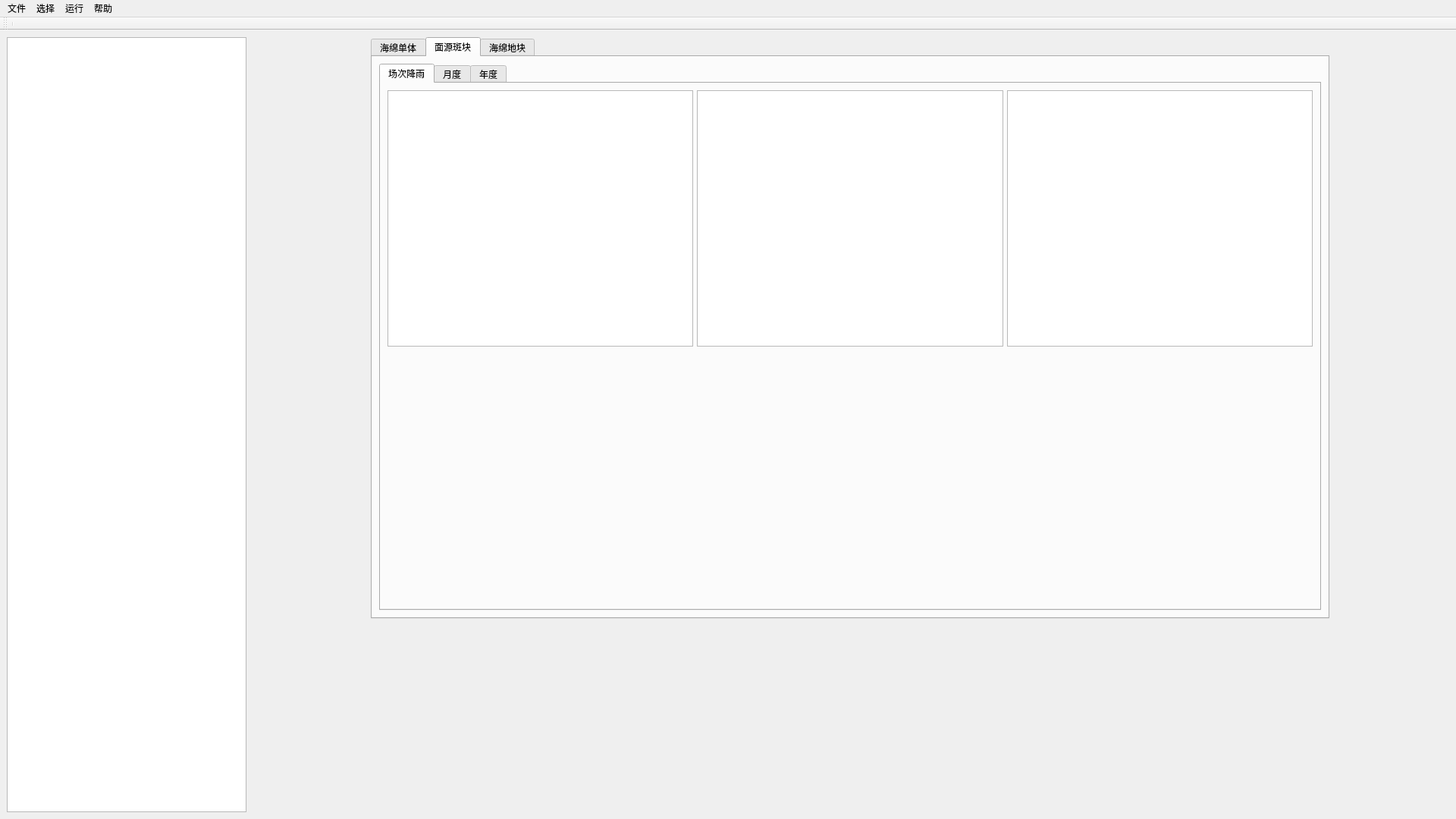
<?xml version="1.0" encoding="UTF-8"?>
<ui version="4.0">
 <class>MainWindow</class>
 <widget class="QMainWindow" name="MainWindow">
  <property name="geometry">
   <rect>
    <x>0</x>
    <y>0</y>
    <width>1920</width>
    <height>1080</height>
   </rect>
  </property>
  <property name="sizePolicy">
   <sizepolicy hsizetype="Preferred" vsizetype="Preferred">
    <horstretch>0</horstretch>
    <verstretch>0</verstretch>
   </sizepolicy>
  </property>
  <property name="windowTitle">
   <string>Sponge City</string>
  </property>
  <widget class="QWidget" name="centralwidget">
   <property name="sizePolicy">
    <sizepolicy hsizetype="MinimumExpanding" vsizetype="Minimum">
     <horstretch>0</horstretch>
     <verstretch>0</verstretch>
    </sizepolicy>
   </property>
   <property name="minimumSize">
    <size>
     <width>994</width>
     <height>0</height>
    </size>
   </property>
   <layout class="QHBoxLayout" name="horizontalLayout_3">
    <item>
     <layout class="QHBoxLayout" name="horizontalLayout_2" stretch="2,1,8,1">
      <item>
       <widget class="QListView" name="listView"/>
      </item>
      <item>
       <spacer name="horizontalSpacer">
        <property name="orientation">
         <enum>Qt::Horizontal</enum>
        </property>
        <property name="sizeHint" stdset="0">
         <size>
          <width>40</width>
          <height>20</height>
         </size>
        </property>
       </spacer>
      </item>
      <item>
       <layout class="QVBoxLayout" name="verticalLayout_2" stretch="6,2">
        <item>
         <widget class="QTabWidget" name="tabWidget_single_sponge_res">
          <property name="currentIndex">
           <number>1</number>
          </property>
          <widget class="QWidget" name="tab_single_block">
           <attribute name="title">
            <string>海绵单体</string>
           </attribute>
           <layout class="QHBoxLayout" name="horizontalLayout_10">
            <item>
             <widget class="QGraphicsView" name="green_roof_sim_curve">
              <property name="sizePolicy">
               <sizepolicy hsizetype="Preferred" vsizetype="Minimum">
                <horstretch>0</horstretch>
                <verstretch>0</verstretch>
               </sizepolicy>
              </property>
             </widget>
            </item>
           </layout>
          </widget>
          <widget class="QWidget" name="tab_block">
           <attribute name="title">
            <string>面源斑块</string>
           </attribute>
           <layout class="QVBoxLayout" name="verticalLayout">
            <item>
             <widget class="QTabWidget" name="tabWidget_block_res">
              <property name="currentIndex">
               <number>0</number>
              </property>
              <widget class="QWidget" name="tab_block_rainfall">
               <attribute name="title">
                <string>场次降雨</string>
               </attribute>
               <layout class="QVBoxLayout" name="verticalLayout_4" stretch="1,1">
                <item>
                 <layout class="QHBoxLayout" name="horizontalLayout" stretch="1,1,1">
                  <property name="spacing">
                   <number>5</number>
                  </property>
                  <property name="sizeConstraint">
                   <enum>QLayout::SetMinAndMaxSize</enum>
                  </property>
                  <item>
                   <widget class="QGraphicsView" name="block_rainfall_sim_res_rainfall">
                    <property name="sizePolicy">
                     <sizepolicy hsizetype="Expanding" vsizetype="Expanding">
                      <horstretch>0</horstretch>
                      <verstretch>0</verstretch>
                     </sizepolicy>
                    </property>
                    <property name="backgroundBrush">
                     <brush brushstyle="NoBrush">
                      <color alpha="255">
                       <red>255</red>
                       <green>255</green>
                       <blue>255</blue>
                      </color>
                     </brush>
                    </property>
                    <property name="foregroundBrush">
                     <brush brushstyle="NoBrush">
                      <color alpha="255">
                       <red>255</red>
                       <green>255</green>
                       <blue>255</blue>
                      </color>
                     </brush>
                    </property>
                   </widget>
                  </item>
                  <item>
                   <widget class="QGraphicsView" name="block_rainfall_sim_res_runoff">
                    <property name="sizePolicy">
                     <sizepolicy hsizetype="Expanding" vsizetype="Expanding">
                      <horstretch>0</horstretch>
                      <verstretch>0</verstretch>
                     </sizepolicy>
                    </property>
                    <property name="backgroundBrush">
                     <brush brushstyle="NoBrush">
                      <color alpha="255">
                       <red>255</red>
                       <green>255</green>
                       <blue>255</blue>
                      </color>
                     </brush>
                    </property>
                    <property name="foregroundBrush">
                     <brush brushstyle="NoBrush">
                      <color alpha="255">
                       <red>255</red>
                       <green>255</green>
                       <blue>255</blue>
                      </color>
                     </brush>
                    </property>
                   </widget>
                  </item>
                  <item>
                   <widget class="QGraphicsView" name="block_rainfall_sim_res_pollution">
                    <property name="backgroundBrush">
                     <brush brushstyle="NoBrush">
                      <color alpha="255">
                       <red>255</red>
                       <green>255</green>
                       <blue>255</blue>
                      </color>
                     </brush>
                    </property>
                    <property name="foregroundBrush">
                     <brush brushstyle="NoBrush">
                      <color alpha="255">
                       <red>255</red>
                       <green>255</green>
                       <blue>255</blue>
                      </color>
                     </brush>
                    </property>
                   </widget>
                  </item>
                 </layout>
                </item>
                <item>
                 <spacer name="verticalSpacer_2">
                  <property name="orientation">
                   <enum>Qt::Vertical</enum>
                  </property>
                  <property name="sizeHint" stdset="0">
                   <size>
                    <width>20</width>
                    <height>40</height>
                   </size>
                  </property>
                 </spacer>
                </item>
               </layout>
              </widget>
              <widget class="QWidget" name="tab_block_month">
               <attribute name="title">
                <string>月度</string>
               </attribute>
              </widget>
              <widget class="QWidget" name="tab_block_year">
               <attribute name="title">
                <string>年度</string>
               </attribute>
              </widget>
             </widget>
            </item>
           </layout>
          </widget>
          <widget class="QWidget" name="tab_sponge_block">
           <attribute name="title">
            <string>海绵地块</string>
           </attribute>
           <layout class="QHBoxLayout" name="horizontalLayout_9">
            <item>
             <widget class="QTabWidget" name="tabWidget_sponge_block_res">
              <property name="currentIndex">
               <number>0</number>
              </property>
              <widget class="QWidget" name="tab_sponge_block_rainfall">
               <attribute name="title">
                <string>场次降雨</string>
               </attribute>
               <layout class="QHBoxLayout" name="horizontalLayout_7">
                <item>
                 <widget class="QScrollArea" name="scrollArea">
                  <property name="verticalScrollBarPolicy">
                   <enum>Qt::ScrollBarAlwaysOn</enum>
                  </property>
                  <property name="horizontalScrollBarPolicy">
                   <enum>Qt::ScrollBarAlwaysOff</enum>
                  </property>
                  <property name="widgetResizable">
                   <bool>false</bool>
                  </property>
                  <widget class="QWidget" name="scrollAreaWidgetContents">
                   <property name="geometry">
                    <rect>
                     <x>0</x>
                     <y>0</y>
                     <width>1180</width>
                     <height>1300</height>
                    </rect>
                   </property>
                   <layout class="QHBoxLayout" name="horizontalLayout_8">
                    <property name="sizeConstraint">
                     <enum>QLayout::SetNoConstraint</enum>
                    </property>
                    <item>
                     <layout class="QVBoxLayout" name="verticalLayout_3">
                      <property name="sizeConstraint">
                       <enum>QLayout::SetNoConstraint</enum>
                      </property>
                      <item>
                       <layout class="QHBoxLayout" name="horizontalLayout_4">
                        <property name="sizeConstraint">
                         <enum>QLayout::SetNoConstraint</enum>
                        </property>
                        <item>
                         <widget class="QGraphicsView" name="sponge_block_rainfallrunoff_sim_res_rainfall">
                          <property name="sizePolicy">
                           <sizepolicy hsizetype="Expanding" vsizetype="Expanding">
                            <horstretch>0</horstretch>
                            <verstretch>0</verstretch>
                           </sizepolicy>
                          </property>
                          <property name="backgroundBrush">
                           <brush brushstyle="NoBrush">
                            <color alpha="255">
                             <red>255</red>
                             <green>255</green>
                             <blue>255</blue>
                            </color>
                           </brush>
                          </property>
                          <property name="foregroundBrush">
                           <brush brushstyle="NoBrush">
                            <color alpha="255">
                             <red>255</red>
                             <green>255</green>
                             <blue>255</blue>
                            </color>
                           </brush>
                          </property>
                         </widget>
                        </item>
                        <item>
                         <widget class="QGraphicsView" name="sponge_block_pollution_sim_res_rainfall_SS">
                          <property name="sizePolicy">
                           <sizepolicy hsizetype="Expanding" vsizetype="Expanding">
                            <horstretch>0</horstretch>
                            <verstretch>0</verstretch>
                           </sizepolicy>
                          </property>
                          <property name="backgroundBrush">
                           <brush brushstyle="NoBrush">
                            <color alpha="255">
                             <red>255</red>
                             <green>255</green>
                             <blue>255</blue>
                            </color>
                           </brush>
                          </property>
                          <property name="foregroundBrush">
                           <brush brushstyle="NoBrush">
                            <color alpha="255">
                             <red>255</red>
                             <green>255</green>
                             <blue>255</blue>
                            </color>
                           </brush>
                          </property>
                         </widget>
                        </item>
                       </layout>
                      </item>
                      <item>
                       <layout class="QHBoxLayout" name="horizontalLayout_5">
                        <property name="sizeConstraint">
                         <enum>QLayout::SetNoConstraint</enum>
                        </property>
                        <item>
                         <widget class="QGraphicsView" name="sponge_block_pollution_sim_res_rainfall_COD">
                          <property name="sizePolicy">
                           <sizepolicy hsizetype="Expanding" vsizetype="Expanding">
                            <horstretch>0</horstretch>
                            <verstretch>0</verstretch>
                           </sizepolicy>
                          </property>
                          <property name="backgroundBrush">
                           <brush brushstyle="NoBrush">
                            <color alpha="255">
                             <red>255</red>
                             <green>255</green>
                             <blue>255</blue>
                            </color>
                           </brush>
                          </property>
                          <property name="foregroundBrush">
                           <brush brushstyle="NoBrush">
                            <color alpha="255">
                             <red>255</red>
                             <green>255</green>
                             <blue>255</blue>
                            </color>
                           </brush>
                          </property>
                         </widget>
                        </item>
                        <item>
                         <widget class="QGraphicsView" name="sponge_block_pollution_sim_res_rainfall_TP">
                          <property name="sizePolicy">
                           <sizepolicy hsizetype="Expanding" vsizetype="Expanding">
                            <horstretch>0</horstretch>
                            <verstretch>0</verstretch>
                           </sizepolicy>
                          </property>
                          <property name="backgroundBrush">
                           <brush brushstyle="NoBrush">
                            <color alpha="255">
                             <red>255</red>
                             <green>255</green>
                             <blue>255</blue>
                            </color>
                           </brush>
                          </property>
                          <property name="foregroundBrush">
                           <brush brushstyle="NoBrush">
                            <color alpha="255">
                             <red>255</red>
                             <green>255</green>
                             <blue>255</blue>
                            </color>
                           </brush>
                          </property>
                         </widget>
                        </item>
                       </layout>
                      </item>
                      <item>
                       <layout class="QHBoxLayout" name="horizontalLayout_6">
                        <property name="sizeConstraint">
                         <enum>QLayout::SetNoConstraint</enum>
                        </property>
                        <item>
                         <widget class="QGraphicsView" name="sponge_block_pollution_sim_res_rainfall_TN">
                          <property name="sizePolicy">
                           <sizepolicy hsizetype="Expanding" vsizetype="Expanding">
                            <horstretch>0</horstretch>
                            <verstretch>0</verstretch>
                           </sizepolicy>
                          </property>
                          <property name="backgroundBrush">
                           <brush brushstyle="NoBrush">
                            <color alpha="255">
                             <red>255</red>
                             <green>255</green>
                             <blue>255</blue>
                            </color>
                           </brush>
                          </property>
                          <property name="foregroundBrush">
                           <brush brushstyle="NoBrush">
                            <color alpha="255">
                             <red>255</red>
                             <green>255</green>
                             <blue>255</blue>
                            </color>
                           </brush>
                          </property>
                         </widget>
                        </item>
                        <item>
                         <widget class="QGraphicsView" name="sponge_block_pollution_sim_res_rainfall_NH3N">
                          <property name="sizePolicy">
                           <sizepolicy hsizetype="Expanding" vsizetype="Expanding">
                            <horstretch>0</horstretch>
                            <verstretch>0</verstretch>
                           </sizepolicy>
                          </property>
                          <property name="backgroundBrush">
                           <brush brushstyle="NoBrush">
                            <color alpha="255">
                             <red>255</red>
                             <green>255</green>
                             <blue>255</blue>
                            </color>
                           </brush>
                          </property>
                          <property name="foregroundBrush">
                           <brush brushstyle="NoBrush">
                            <color alpha="255">
                             <red>255</red>
                             <green>255</green>
                             <blue>255</blue>
                            </color>
                           </brush>
                          </property>
                         </widget>
                        </item>
                       </layout>
                      </item>
                     </layout>
                    </item>
                   </layout>
                  </widget>
                 </widget>
                </item>
               </layout>
              </widget>
              <widget class="QWidget" name="tab_sponge_block_month">
               <attribute name="title">
                <string>月度</string>
               </attribute>
              </widget>
              <widget class="QWidget" name="tab_sponge_block_year">
               <attribute name="title">
                <string>年度</string>
               </attribute>
              </widget>
             </widget>
            </item>
           </layout>
          </widget>
         </widget>
        </item>
        <item>
         <spacer name="verticalSpacer">
          <property name="orientation">
           <enum>Qt::Vertical</enum>
          </property>
          <property name="sizeHint" stdset="0">
           <size>
            <width>20</width>
            <height>40</height>
           </size>
          </property>
         </spacer>
        </item>
       </layout>
      </item>
      <item>
       <spacer name="horizontalSpacer_2">
        <property name="orientation">
         <enum>Qt::Horizontal</enum>
        </property>
        <property name="sizeHint" stdset="0">
         <size>
          <width>40</width>
          <height>20</height>
         </size>
        </property>
       </spacer>
      </item>
     </layout>
    </item>
   </layout>
  </widget>
  <widget class="QMenuBar" name="menubar">
   <property name="geometry">
    <rect>
     <x>0</x>
     <y>0</y>
     <width>1920</width>
     <height>22</height>
    </rect>
   </property>
   <widget class="QMenu" name="menu">
    <property name="title">
     <string>文件</string>
    </property>
    <addaction name="separator"/>
    <addaction name="action_weather_file_load"/>
    <addaction name="action_district_file_load"/>
    <addaction name="action_expr_res_export"/>
   </widget>
   <widget class="QMenu" name="menu_2">
    <property name="title">
     <string>选择</string>
    </property>
    <addaction name="actionDates"/>
    <addaction name="action_Block"/>
    <addaction name="action_SpongeBlock"/>
    <addaction name="action_rain_generate"/>
   </widget>
   <widget class="QMenu" name="menu_3">
    <property name="title">
     <string>运行</string>
    </property>
    <widget class="QMenu" name="menusimulate">
     <property name="title">
      <string>仿真</string>
     </property>
     <widget class="QMenu" name="menu_single_sponge">
      <property name="title">
       <string>海绵单体</string>
      </property>
      <addaction name="action_sim_green_roof"/>
      <addaction name="action_sim_permeablepavement"/>
     </widget>
     <widget class="QMenu" name="menu_block">
      <property name="title">
       <string>斑块</string>
      </property>
      <addaction name="action_sim_block"/>
      <addaction name="action_sim_sponge_block"/>
     </widget>
     <addaction name="menu_single_sponge"/>
     <addaction name="menu_block"/>
     <addaction name="action_sim_district"/>
    </widget>
    <widget class="QMenu" name="menusimulate_validate">
     <property name="title">
      <string>仿真和验证</string>
     </property>
     <addaction name="action_sim_and_val_green_roof"/>
    </widget>
    <addaction name="menusimulate"/>
    <addaction name="menusimulate_validate"/>
   </widget>
   <widget class="QMenu" name="menu_4">
    <property name="title">
     <string>帮助</string>
    </property>
   </widget>
   <addaction name="menu"/>
   <addaction name="menu_2"/>
   <addaction name="menu_3"/>
   <addaction name="menu_4"/>
  </widget>
  <widget class="QToolBar" name="toolBar">
   <property name="sizePolicy">
    <sizepolicy hsizetype="MinimumExpanding" vsizetype="Minimum">
     <horstretch>0</horstretch>
     <verstretch>0</verstretch>
    </sizepolicy>
   </property>
   <property name="windowTitle">
    <string>toolBar</string>
   </property>
   <attribute name="toolBarArea">
    <enum>TopToolBarArea</enum>
   </attribute>
   <attribute name="toolBarBreak">
    <bool>false</bool>
   </attribute>
   <addaction name="separator"/>
  </widget>
  <action name="action_openfile">
   <property name="text">
    <string>打开</string>
   </property>
  </action>
  <action name="action_sim_green_roof">
   <property name="text">
    <string>绿色屋顶</string>
   </property>
  </action>
  <action name="action_open_observed_file">
   <property name="text">
    <string>观测文件</string>
   </property>
  </action>
  <action name="action_open_weather_file">
   <property name="text">
    <string>气象文件</string>
   </property>
  </action>
  <action name="action_sim_and_val_green_roof">
   <property name="text">
    <string>绿色屋顶</string>
   </property>
  </action>
  <action name="actionDates">
   <property name="text">
    <string>仿真日期</string>
   </property>
  </action>
  <action name="action_Block">
   <property name="text">
    <string>面源斑块</string>
   </property>
  </action>
  <action name="action_block_rainfall_file">
   <property name="text">
    <string>降雨时序文件</string>
   </property>
  </action>
  <action name="action_sim_block">
   <property name="text">
    <string>面源斑块</string>
   </property>
  </action>
  <action name="action_SpongeBlock">
   <property name="text">
    <string>海绵地块</string>
   </property>
  </action>
  <action name="action_sim_sponge_block">
   <property name="text">
    <string>海绵地块</string>
   </property>
  </action>
  <action name="action_rain_generate">
   <property name="text">
    <string>雨型生成</string>
   </property>
  </action>
  <action name="action_sim_permeablepavement">
   <property name="text">
    <string>渗透铺装</string>
   </property>
  </action>
  <action name="action_weather_file_load">
   <property name="text">
    <string>导入气象文件</string>
   </property>
  </action>
  <action name="actiongreen">
   <property name="text">
    <string>green</string>
   </property>
  </action>
  <action name="action_expr_res_export">
   <property name="text">
    <string>导出结果</string>
   </property>
  </action>
  <action name="action_district_file_load">
   <property name="text">
    <string>导入城市文件</string>
   </property>
  </action>
  <action name="action_sim_district">
   <property name="text">
    <string>城区</string>
   </property>
  </action>
 </widget>
 <resources/>
 <connections/>
</ui>
